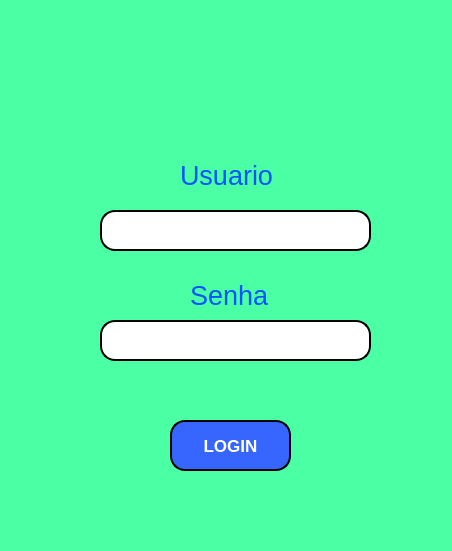
<?xml version="1.0" encoding="UTF-8"?>
<ui version="4.0">
 <class>MainWindow</class>
 <widget class="QMainWindow" name="MainWindow">
  <property name="geometry">
   <rect>
    <x>0</x>
    <y>0</y>
    <width>452</width>
    <height>551</height>
   </rect>
  </property>
  <property name="windowTitle">
   <string>MainWindow</string>
  </property>
  <property name="styleSheet">
   <string notr="true">background-color: rgb(75, 255, 165);</string>
  </property>
  <widget class="QWidget" name="centralwidget">
   <widget class="QPushButton" name="pushButton">
    <property name="geometry">
     <rect>
      <x>170</x>
      <y>420</y>
      <width>121</width>
      <height>51</height>
     </rect>
    </property>
    <property name="font">
     <font>
      <pointsize>13</pointsize>
      <weight>75</weight>
      <bold>true</bold>
     </font>
    </property>
    <property name="styleSheet">
     <string notr="true">background-color: rgb(55, 102, 255);
color: rgb(255, 255, 255);
border-style: outset;
border-width: 2px;
border-radius: 15px;
border-color: black;</string>
    </property>
    <property name="text">
     <string>LOGIN</string>
    </property>
   </widget>
   <widget class="QLineEdit" name="lineEdit">
    <property name="geometry">
     <rect>
      <x>100</x>
      <y>210</y>
      <width>271</width>
      <height>41</height>
     </rect>
    </property>
    <property name="font">
     <font>
      <pointsize>15</pointsize>
      <weight>75</weight>
      <bold>true</bold>
     </font>
    </property>
    <property name="styleSheet">
     <string notr="true">background-color: rgb(255, 255, 255);
border-radius: 15px;
border-style: outset;
border-width: 2px;</string>
    </property>
   </widget>
   <widget class="QLineEdit" name="lineEdit_2">
    <property name="geometry">
     <rect>
      <x>100</x>
      <y>320</y>
      <width>271</width>
      <height>41</height>
     </rect>
    </property>
    <property name="styleSheet">
     <string notr="true">background-color: rgb(255, 255, 255);
border-radius: 15px;
border-style: outset;
border-width: 2px;</string>
    </property>
   </widget>
   <widget class="QLabel" name="label_2">
    <property name="geometry">
     <rect>
      <x>50</x>
      <y>210</y>
      <width>41</width>
      <height>31</height>
     </rect>
    </property>
    <property name="text">
     <string/>
    </property>
    <property name="pixmap">
     <pixmap>usuario.png</pixmap>
    </property>
   </widget>
   <widget class="QLabel" name="label_3">
    <property name="geometry">
     <rect>
      <x>50</x>
      <y>310</y>
      <width>51</width>
      <height>41</height>
     </rect>
    </property>
    <property name="text">
     <string/>
    </property>
    <property name="pixmap">
     <pixmap>cadeado.png</pixmap>
    </property>
   </widget>
   <widget class="QLabel" name="label_4">
    <property name="geometry">
     <rect>
      <x>110</x>
      <y>380</y>
      <width>241</width>
      <height>31</height>
     </rect>
    </property>
    <property name="font">
     <font>
      <pointsize>13</pointsize>
     </font>
    </property>
    <property name="styleSheet">
     <string notr="true">color: rgb(0, 85, 255);</string>
    </property>
    <property name="text">
     <string/>
    </property>
   </widget>
   <widget class="QLabel" name="label_5">
    <property name="geometry">
     <rect>
      <x>120</x>
      <y>-190</y>
      <width>531</width>
      <height>541</height>
     </rect>
    </property>
    <property name="font">
     <font>
      <pointsize>20</pointsize>
     </font>
    </property>
    <property name="mouseTracking">
     <bool>false</bool>
    </property>
    <property name="styleSheet">
     <string notr="true">color: rgb(0, 85, 255);</string>
    </property>
    <property name="text">
     <string/>
    </property>
    <property name="pixmap">
     <pixmap>image.png</pixmap>
    </property>
   </widget>
   <widget class="QLabel" name="label_6">
    <property name="geometry">
     <rect>
      <x>180</x>
      <y>160</y>
      <width>101</width>
      <height>31</height>
     </rect>
    </property>
    <property name="font">
     <font>
      <pointsize>20</pointsize>
     </font>
    </property>
    <property name="styleSheet">
     <string notr="true">color: rgb(0, 85, 255);</string>
    </property>
    <property name="text">
     <string>Usuario</string>
    </property>
   </widget>
   <widget class="QLabel" name="label_7">
    <property name="geometry">
     <rect>
      <x>190</x>
      <y>280</y>
      <width>81</width>
      <height>31</height>
     </rect>
    </property>
    <property name="font">
     <font>
      <pointsize>20</pointsize>
     </font>
    </property>
    <property name="styleSheet">
     <string notr="true">color: rgb(0, 85, 255);</string>
    </property>
    <property name="text">
     <string>Senha</string>
    </property>
   </widget>
   <zorder>label_5</zorder>
   <zorder>label_3</zorder>
   <zorder>label_2</zorder>
   <zorder>pushButton</zorder>
   <zorder>lineEdit</zorder>
   <zorder>lineEdit_2</zorder>
   <zorder>label_4</zorder>
   <zorder>label_6</zorder>
   <zorder>label_7</zorder>
  </widget>
  <widget class="QMenuBar" name="menubar">
   <property name="geometry">
    <rect>
     <x>0</x>
     <y>0</y>
     <width>452</width>
     <height>22</height>
    </rect>
   </property>
  </widget>
  <widget class="QStatusBar" name="statusbar"/>
 </widget>
 <resources/>
 <connections/>
</ui>
